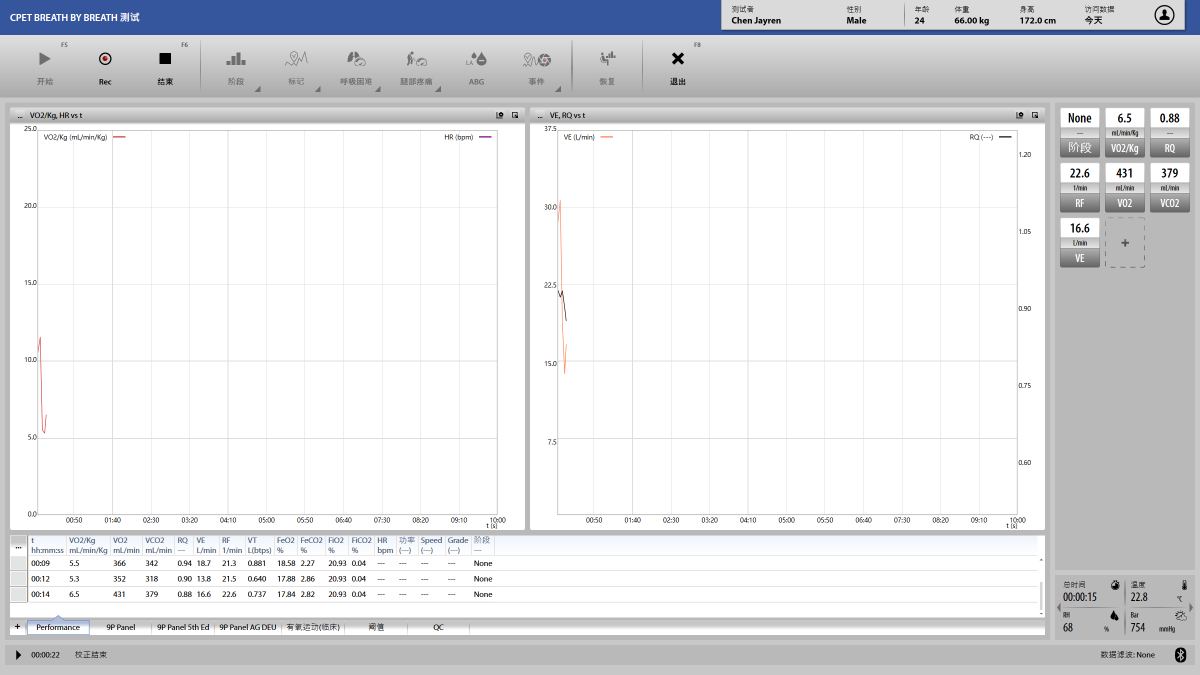
#> input picture pyCosmed/images/Snipaste_2022-08-04_22-43-01.png, 2400 x 1350 px (shown at 1/2 size)
$ python -i pyCosmedUDP.py   (imports and definitions only)   (older library calls are emulated)
#> lines starting #> are read from the running program, lines starting #| are printed output that depends on the picture
#> further down, picture is the input picture: PIL image 2400x1350 RGB; mean R, G, B 224.6, 225.7, 228.3
#! /usr/bin/env python
#  -*- coding: utf-8 -*-
#
# Support module generated by PAGE version 6.0.1
#  in conjunction with Tcl version 8.6
#    Apr 08, 2021 09:51:02 PM CST  platform: self.tops NT

import sys
import os
import time

import numpy as np
from PIL import Image
from PIL import ImageGrab
from PIL import ImageTk
import threading
# import serial
import struct
import socket

from pathlib import Path
# from tkinter import *
# Explicit imports to satisfy Flake8
from tkinter import Tk, Canvas, Entry, Text, Button, PhotoImage, Checkbutton, IntVar, END, Label

OUTPUT_PATH = Path(__file__).parent
ASSETS_PATH = OUTPUT_PATH / Path("./assets")

def relative_to_assets(path: str) -> Path:
    print(ASSETS_PATH / Path(path))
    return ASSETS_PATH / Path(path)

# [6 lines of commented-out code are left out]
dSPACE_port = ('192.168.254.100',1000)
# [1 line that did not run here, left out]
# local_serve.bind(local_port)
# [1 line not run here, left out]

last_string = ''

# 数字区域在电脑屏幕上的坐标
loc_timer = {'left_top_x': 60, 'left_top_y': 1180, 'right_buttom_x': 120, 'right_buttom_y': 1200}
loc_VO2 = {'left_top_x': 2125, 'left_top_y': 330, 'right_buttom_x': 2195, 'right_buttom_y': 360}
loc_VCO2 = {'left_top_x': 2215, 'left_top_y': 330, 'right_buttom_x': 2285, 'right_buttom_y': 360}
loc_VE = {'left_top_x': 2305, 'left_top_y': 330, 'right_buttom_x': 2375, 'right_buttom_y': 360}
loc_HR = {'left_top_x': 2305, 'left_top_y': 330, 'right_buttom_x': 2375, 'right_buttom_y': 360}

image_counter = 1

# 二值化阈值，自定义阈值为150, 小于150的是白色0 大于的是黑色1
threshold = 150
# 二值化对照表
bin_table = []
# [5 lines not run here, left out]

# 字符Hash码
hash_vals = {
    "0": "10000011100000010001000100011000000110000011100000111000001110000011100000111000001110000011100000011000000100010000000110000011",
    "1": "00000000000000000010000011100000111000001110000011100000111000001110000011100000111000001110000011100000111000001110000011100000",
    "2": "00000001001000011111000011111000111110001111100011111000111100011111000111100011110001111100011110001111000111110000000000000000",
    "3": "00000011001000011111000111110001111100011110001110000111100000111110000111110001111110001111100011111000111100010110000100000011",
    "4": "11100011111000111100001111000011110100111101001110110011101100110011001100110011000000000000000011110011111100111111001111110011",
    "5": "10000000100000001001111110011111100111110001111100000011000000011111000011111000111110001111110011111000111110000010000100000001",
    "6": "11100001110000111000111110011111000111110001111100100011000000010001000100111000001110000011100000111000001110000001000110000001",
    "7": "00000000000000011111000111110001111100111111001111110011111001111110011111101111110011111100111111001111100011111000111100011111",
    "8": "10000001000000010001100000011000000110001000000110000011110000111000000100010000000110000011100000111000000110000001000010000001",
    "9": "10000001000000010001100000011000001110000011100000011000000110001000000010000000111110001111100111110001111100111100011110000111",
    ".": "11111111111111111111111111111111111111111111111111111111111111111111111111111111111111111111111111111111000000000000000000000000",
}

# [22 lines left out: function get_screenshot, not called in this run]

def get_img(img):
    box_o2 = ([loc_VO2['left_top_x'], loc_VO2['left_top_y'], loc_VO2['right_buttom_x'], loc_VO2['right_buttom_y']])
    box_co2 = ([loc_VCO2['left_top_x'], loc_VCO2['left_top_y'], loc_VCO2['right_buttom_x'], loc_VCO2['right_buttom_y']])
    box_oe = ([loc_VE['left_top_x'], loc_VE['left_top_y'], loc_VE['right_buttom_x'], loc_VE['right_buttom_y']])
    # box_hr = ([loc_HR['left_top_x'], loc_HR['left_top_y'], loc_HR['right_buttom_x'], loc_HR['right_buttom_y']])
    image_vo2 = img.crop(box_o2)
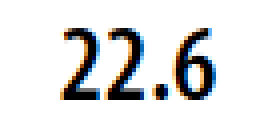
#> image_vo2: PIL image 70x30 RGB (shown 4 times larger); mean R, G, B 224.2, 224.3, 224.3
    image_vco2 = img.crop(box_co2)
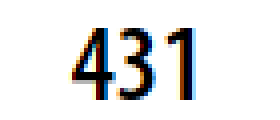
#> image_vco2: PIL image 70x30 RGB (shown 4 times larger); mean R, G, B 228.6, 228.5, 228.6
    image_ve = img.crop(box_oe)
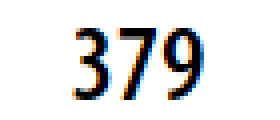
#> image_ve: PIL image 70x30 RGB (shown 4 times larger); mean R, G, B 227.5, 227.5, 227.6
    # image_hr = img.crop(box_hr)
    return image_vo2, image_vco2, image_ve #, image_hr

# [170 lines left out: functions binarize, vertical_cut, hashing, hashingTimer, hamming, recognize and 1 more, not called in this run]

def setState():
    ui.State = 1


def resetState():
    ui.State = 0

def changeImg():
    ui.img_vo2.configure(img = ui.IM_VO2)


class pyCosmedGUI:
    # [334 lines left out: function __init__, not called in this run]

# [11 lines not run here, left out]

>>> from PIL import Image
>>> picture = Image.open('images/Snipaste_2022-08-04_22-43-01.png')
>>> result = get_img(picture)

$ run again, on pyCosmed/images/Snipaste_2022-08-04_22-55-51.png
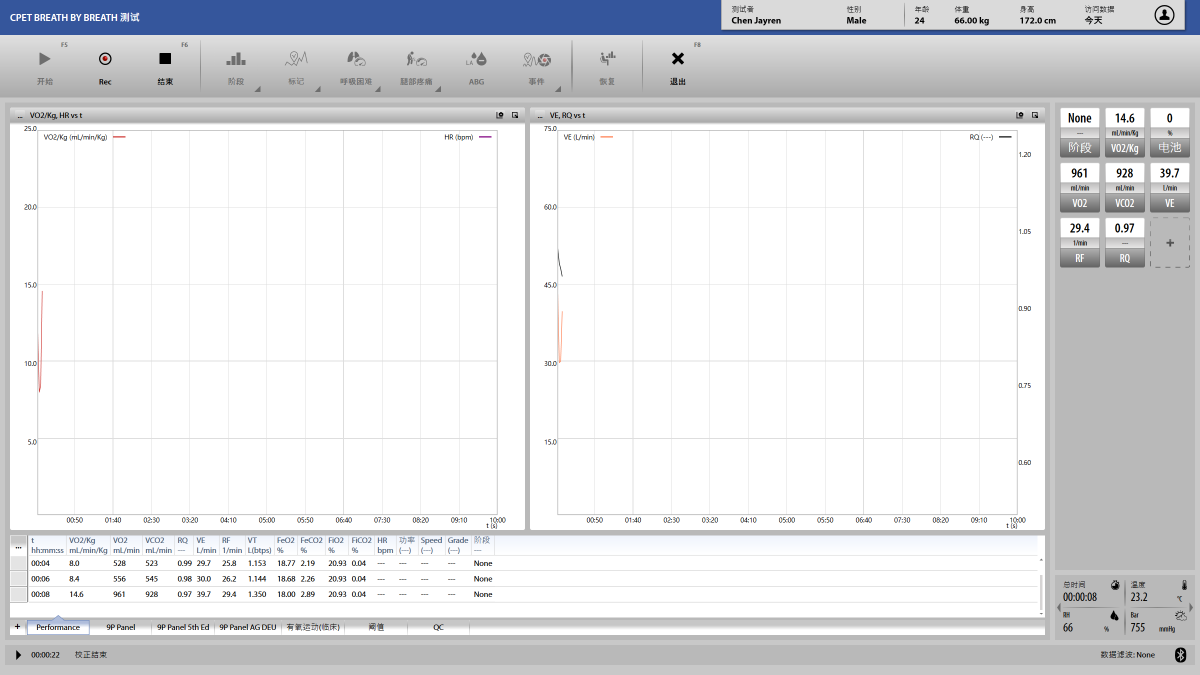
#> input picture pyCosmed/images/Snipaste_2022-08-04_22-55-51.png, 2400 x 1350 px (shown at 1/2 size)
#> picture is the input picture: PIL image 2400x1350 RGB; mean R, G, B 224.6, 225.8, 228.3
#> in get_img, `image_vco2 = img.crop(box_co2)`:
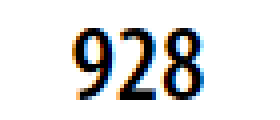
#> image_vco2: PIL image 70x30 RGB (shown 4 times larger); mean R, G, B 222.8, 222.8, 222.8
#> in get_img, `image_ve = img.crop(box_oe)`:
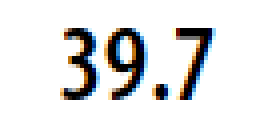
#> image_ve: PIL image 70x30 RGB (shown 4 times larger); mean R, G, B 226.3, 226.4, 226.3

$ run again, on pyCosmed/images/Snipaste_2022-08-04_22-57-02.png
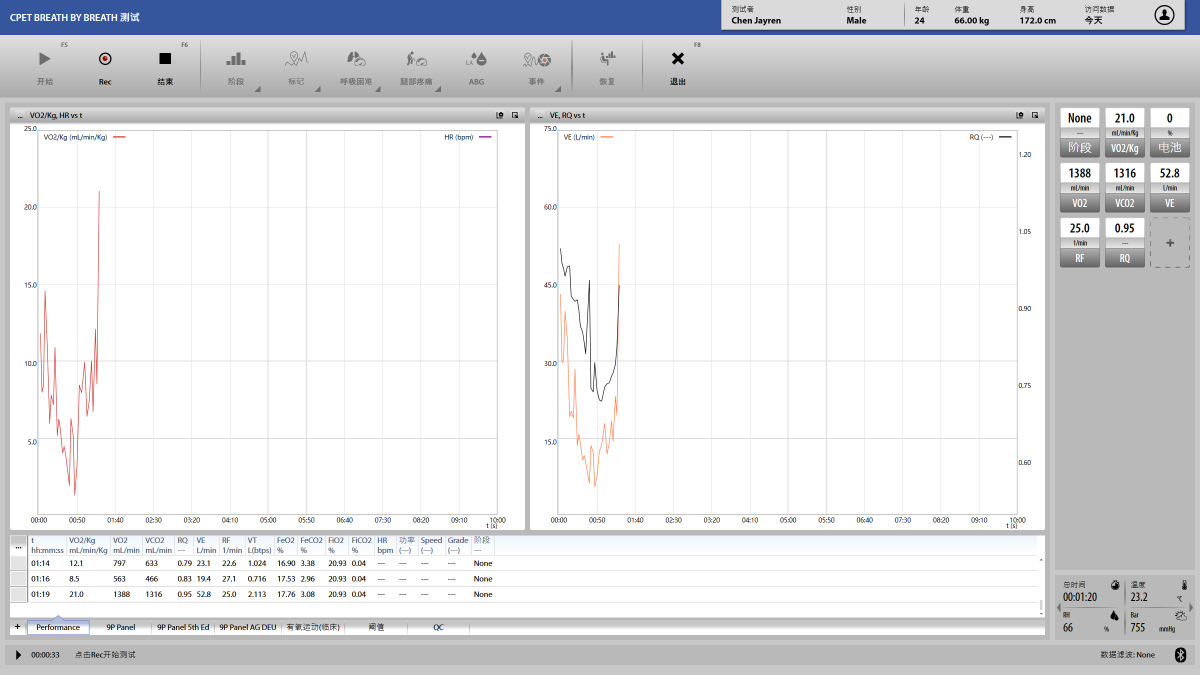
#> input picture pyCosmed/images/Snipaste_2022-08-04_22-57-02.png, 2400 x 1350 px (shown at 1/2 size)
#> picture is the input picture: PIL image 2400x1350 RGB; mean R, G, B 224.4, 225.4, 227.9
#> in get_img, `image_vco2 = img.crop(box_co2)`:
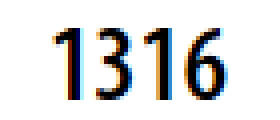
#> image_vco2: PIL image 70x30 RGB (shown 4 times larger); mean R, G, B 220.8, 220.8, 220.8
#> in get_img, `image_ve = img.crop(box_oe)`:
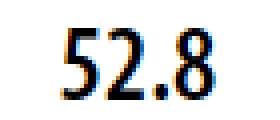
#> image_ve: PIL image 70x30 RGB (shown 4 times larger); mean R, G, B 223.1, 223.2, 223.1
